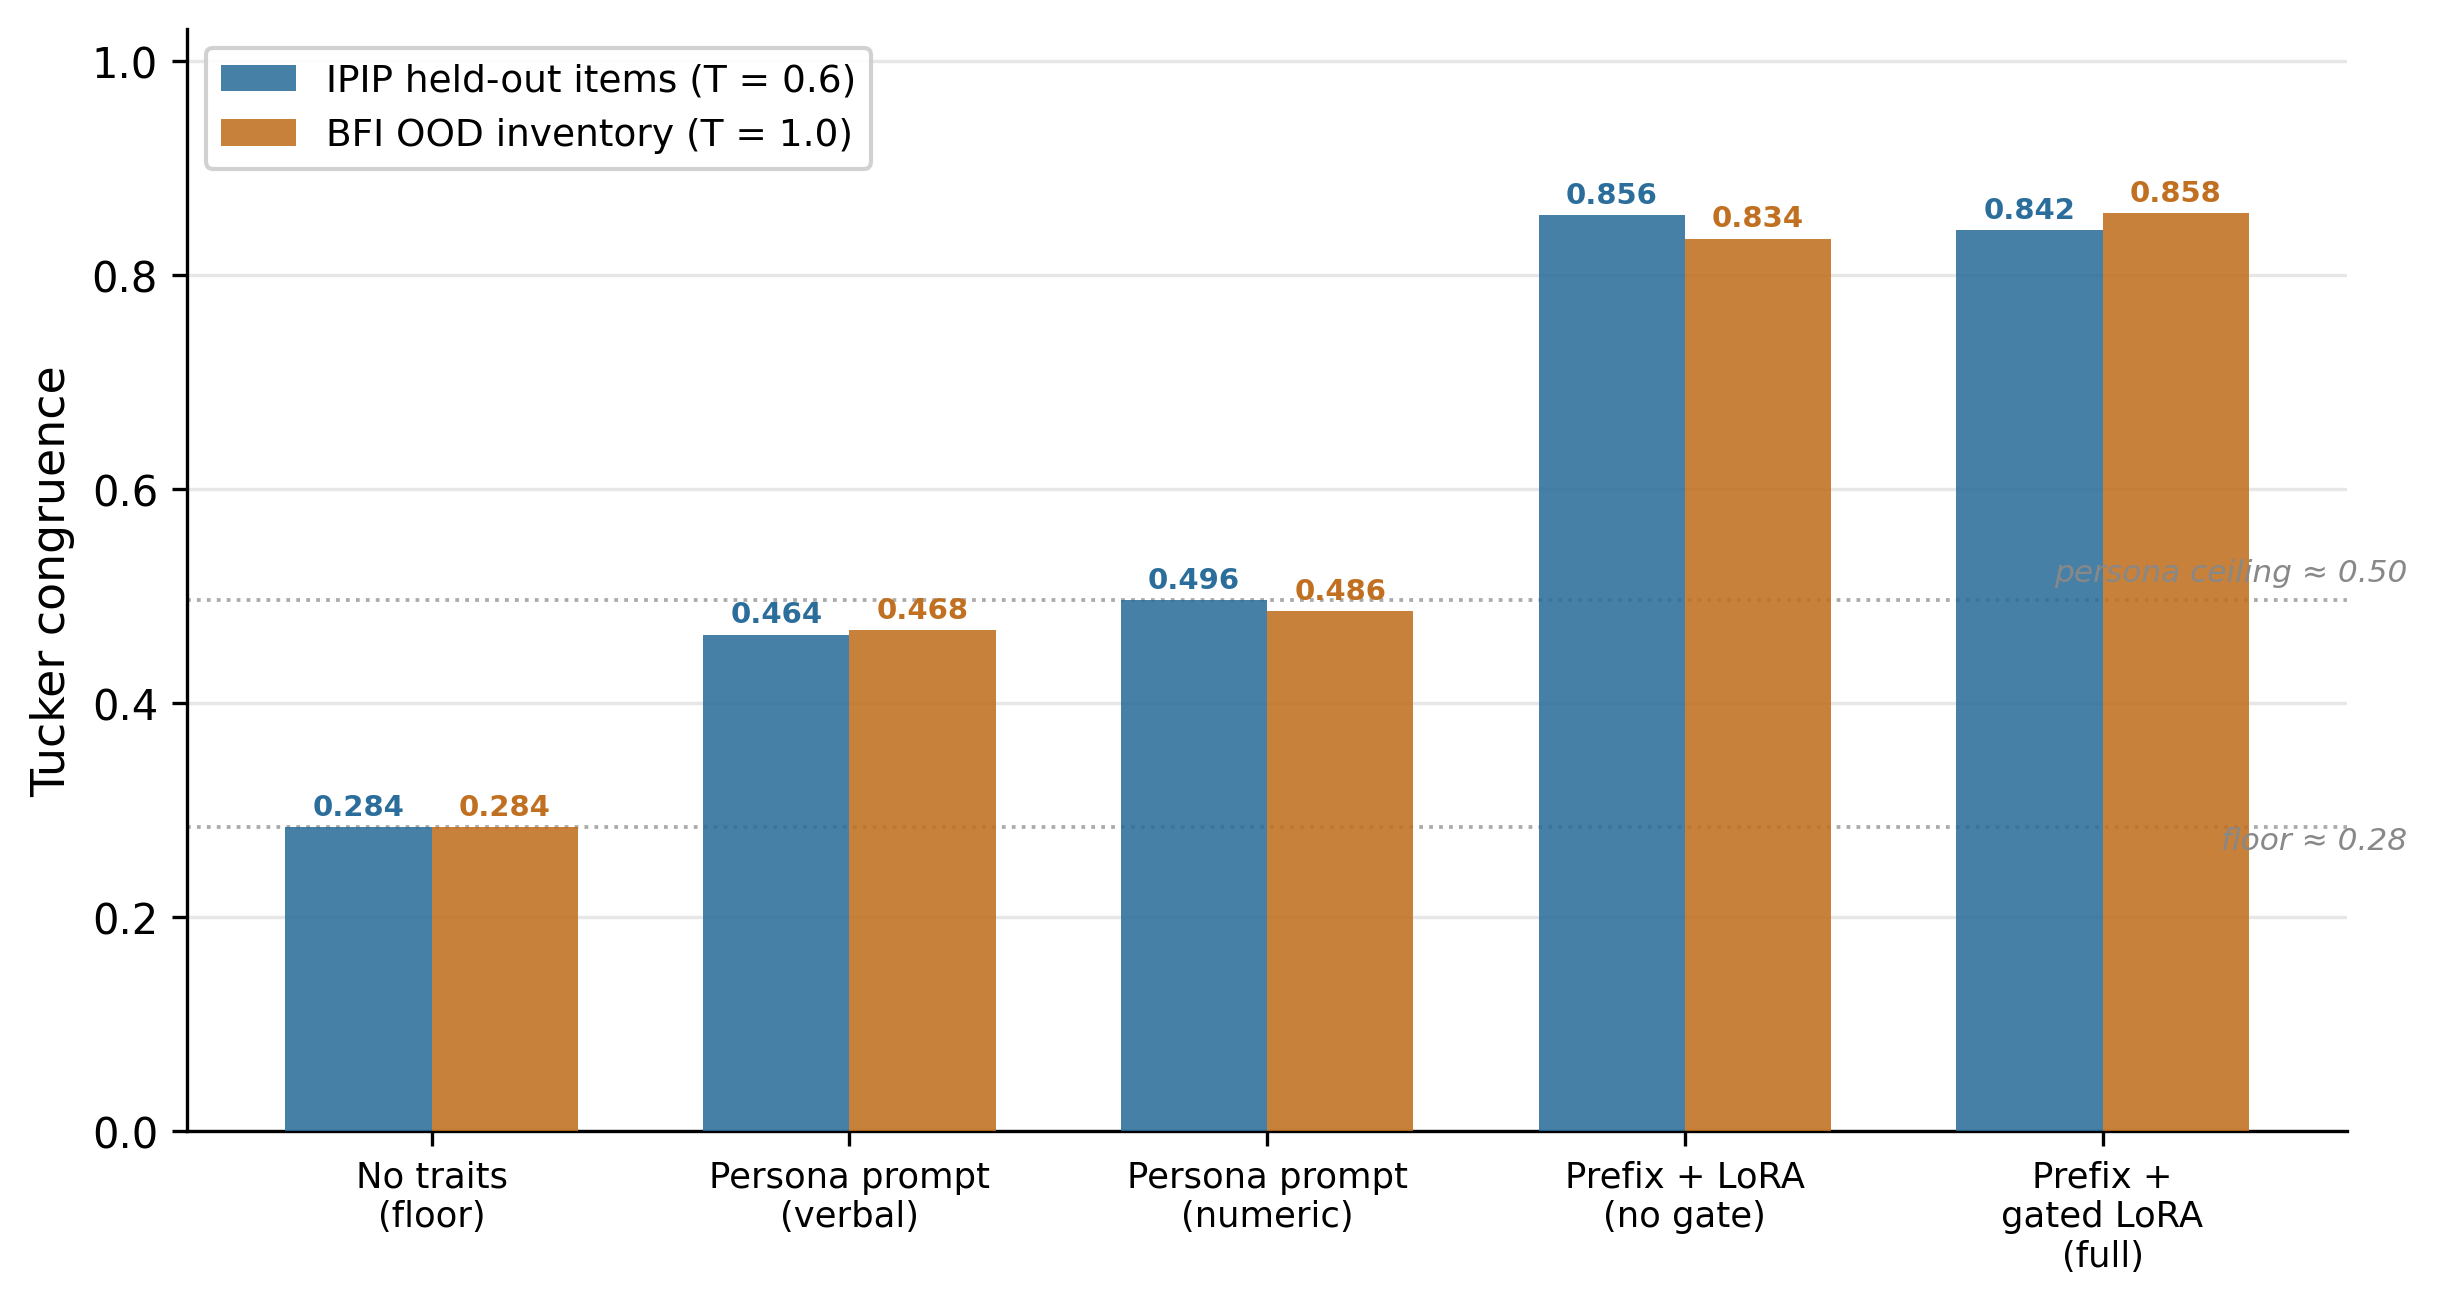

This chart was generated by the following Python code:
#!/usr/bin/env python3
"""Figure 2: Ablation ladder — Tucker congruence across conditioning modes.

Data from WALKTHROUGH.md §7.5 / manuscript §5.3 (matched 3 epochs, all modes).
Output: paper/figures/fig2_ablation_bars.png
"""
import matplotlib
matplotlib.use('Agg')
import matplotlib.pyplot as plt
import numpy as np
import pathlib

pathlib.Path('paper/figures').mkdir(parents=True, exist_ok=True)

mode_labels = [
    'No traits\n(floor)',
    'Persona prompt\n(verbal)',
    'Persona prompt\n(numeric)',
    'Prefix + LoRA\n(no gate)',
    'Prefix +\ngated LoRA\n(full)',
]
ipip_vals = [0.284, 0.464, 0.496, 0.856, 0.842]
bfi_vals  = [0.284, 0.468, 0.486, 0.834, 0.858]

x = np.arange(len(mode_labels))
w = 0.35
c_ipip = '#2C6E9B'
c_bfi  = '#C07020'

fig, ax = plt.subplots(figsize=(8.2, 4.5))

b1 = ax.bar(x - w/2, ipip_vals, w,
            label='IPIP held-out items (T = 0.6)', color=c_ipip, alpha=0.88, zorder=3)
b2 = ax.bar(x + w/2, bfi_vals, w,
            label='BFI OOD inventory (T = 1.0)',   color=c_bfi,  alpha=0.88, zorder=3)

# Dotted reference lines
ax.axhline(0.284, ls=':', lw=0.9, color='#AAAAAA', zorder=2)
ax.axhline(0.496, ls=':', lw=0.9, color='#AAAAAA', zorder=2)
ax.text(4.73, 0.258, 'floor ≈ 0.28',
        ha='right', va='bottom', fontsize=7.5, color='#888888', style='italic')
ax.text(4.73, 0.508, 'persona ceiling ≈ 0.50',
        ha='right', va='bottom', fontsize=7.5, color='#888888', style='italic')

# Value labels above each bar
for b in b1:
    h = b.get_height()
    ax.text(b.get_x() + b.get_width() / 2, h + 0.006, f'{h:.3f}',
            ha='center', va='bottom', fontsize=7.0, color=c_ipip, fontweight='bold')
for b in b2:
    h = b.get_height()
    ax.text(b.get_x() + b.get_width() / 2, h + 0.006, f'{h:.3f}',
            ha='center', va='bottom', fontsize=7.0, color=c_bfi, fontweight='bold')

ax.set_ylabel('Tucker congruence', fontsize=11)
ax.set_ylim(0, 1.03)
ax.set_xticks(x)
ax.set_xticklabels(mode_labels, fontsize=8.5)
ax.legend(fontsize=9, framealpha=0.9, loc='upper left')
ax.spines['top'].set_visible(False)
ax.spines['right'].set_visible(False)
ax.yaxis.grid(True, alpha=0.3, zorder=0)

plt.tight_layout()
out = 'paper/figures/fig2_ablation_bars.png'
plt.savefig(out, dpi=300, bbox_inches='tight')
print(f'Saved {out}')
